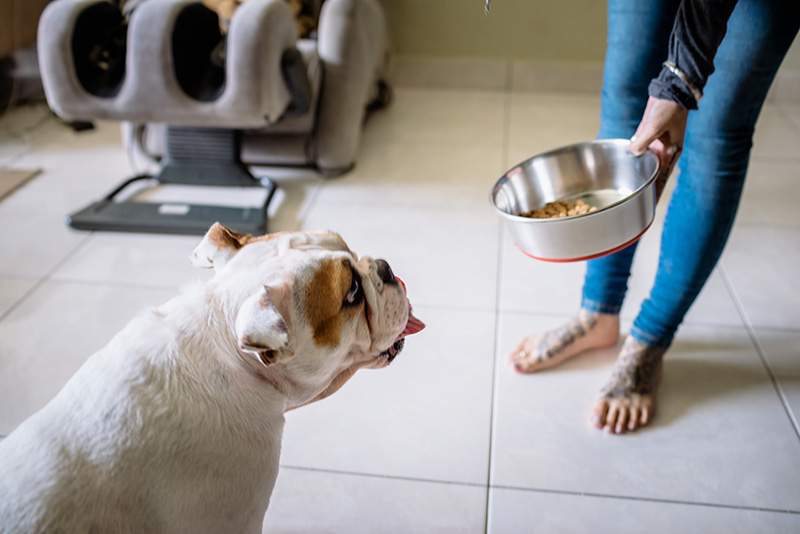
#> input picture segment/segment_anything_main/notebooks/images/dog.jpg, 800 x 534 px, given in place of gt.png, which was not available
$ python visual.py
#> lines starting #> are read from the running program, lines starting #| are printed output that depends on the picture; pictures that were not available may be replaced by others from this repository, and a replacement may not be noted
from PIL import Image
import numpy as np

def color_map():
    cmap = np.zeros((256, 3), dtype='uint8')
    cmap[0] = np.array([217, 217, 217])
    cmap[1] = np.array([125,186, 248])
    cmap[2] = np.array([252, 226, 142])
    cmap[3] = np.array([0, 0, 255])
    cmap[4] = np.array([0, 255, 0])
    return cmap

cmap = color_map()

def image_to_array(img):
    return np.asarray(img)

def resize_to_match(base, target):
    """Resize the target image to match the size of the base image."""
    base_width, base_height = base.size
    target = target.resize((base_width, base_height))
    return target

def compute_difference(img1, img2):
    return img1 - img2

def overlay_difference(original, diff):
    # Overlay the difference and clip values to be between 0 and 255
    return np.clip(original + diff, 0, 255)

def process_image_difference(gt_path, target_path, cmap):
    # Load the images
#> called with gt_path = 'gt.png', target_path = 'proposed.png', cmap = array of shape (256, 3)
    gt_img = Image.open(gt_path).convert('L')
    target_img = Image.open(target_path).convert('L')
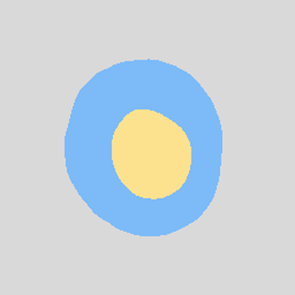
#> input picture segment/demo/color_convert/ablation/proposed.png, 295 x 295 px

    # Ensure the target image is the same size as the gt image
    target_img = resize_to_match(gt_img, target_img)

    # Convert the images to arrays
    gt_array = image_to_array(gt_img)
    target_array = image_to_array(target_img)

    # Compute the difference
    difference = compute_difference(target_array, gt_array)

    # Overlay the difference onto the original
    overlayed = overlay_difference(target_array, difference)

    # Convert overlayed image to indexed mode using the provided colormap
    indexed_img = Image.fromarray(overlayed.astype('uint8')).convert('P')
    indexed_img.putpalette(cmap.flatten().tolist())
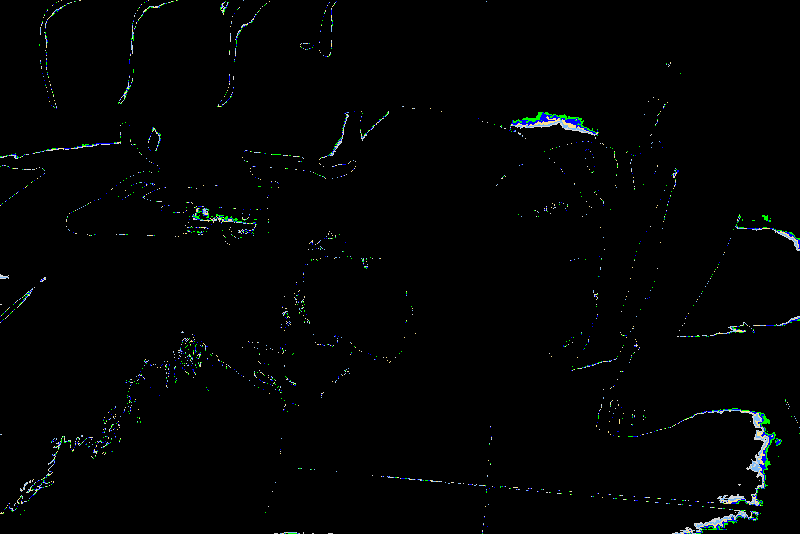
#> indexed_img: PIL image 800x534 P; mean R, G, B 2, 3.1, 3.1

    # Save the resulting image
    result_path = target_path.replace('.png', '_diff.png')
    indexed_img.save(result_path)

    print(f"Processed image saved as {result_path}")

# Process the images
process_image_difference('gt.png', 'proposed.png', cmap)
process_image_difference('gt.png', 'remove_D3CM.png', cmap)
#> call 2 of process_image_difference, with gt_path = 'gt.png', target_path = 'remove_D3CM.png', cmap = array of shape (256, 3)
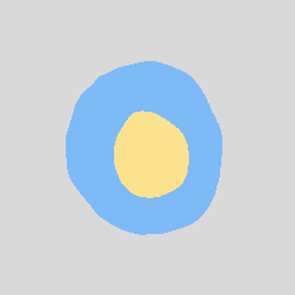
#> input picture segment/demo/color_convert/ablation/remove_D3CM.png, 295 x 295 px
process_image_difference('gt.png', 'remove_HFFRM.png', cmap)
#> call 3 of process_image_difference, with gt_path = 'gt.png', target_path = 'remove_HFFRM.png', cmap = array of shape (256, 3)
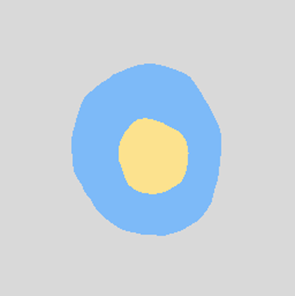
#> input picture segment/demo/color_convert/ablation/remove_HFFRM.png, 295 x 296 px
#> in resize_to_match (call 3), `target = target.resize((base_width, base_height))`:
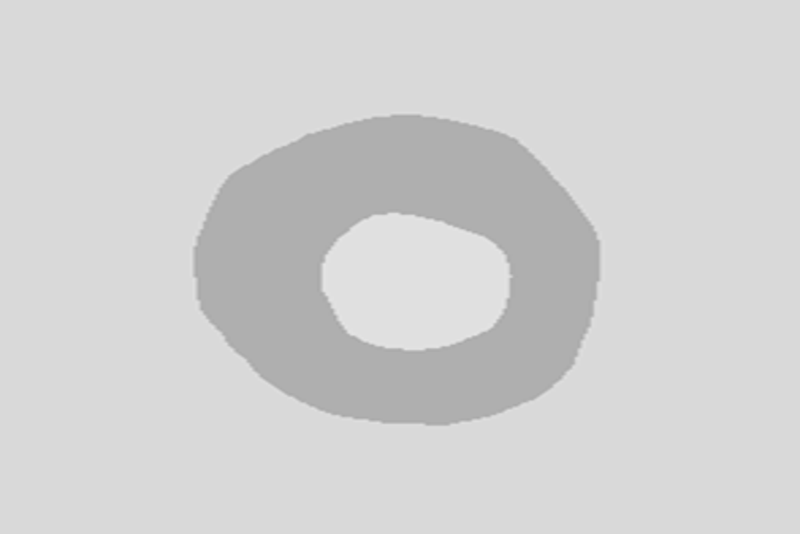
#> target: PIL image 800x534 L; min 167, max 230, mean 209.6
process_image_difference('gt.png', 'remove_LGAM.png', cmap)
#> call 4 of process_image_difference, with gt_path = 'gt.png', target_path = 'remove_LGAM.png', cmap = array of shape (256, 3)
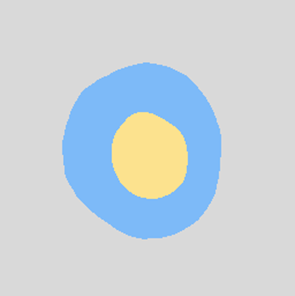
#> input picture segment/demo/color_convert/ablation/remove_LGAM.png, 295 x 296 px
#> in overlay_difference (call 4), `return np.clip(original + diff, 0, 255)`:
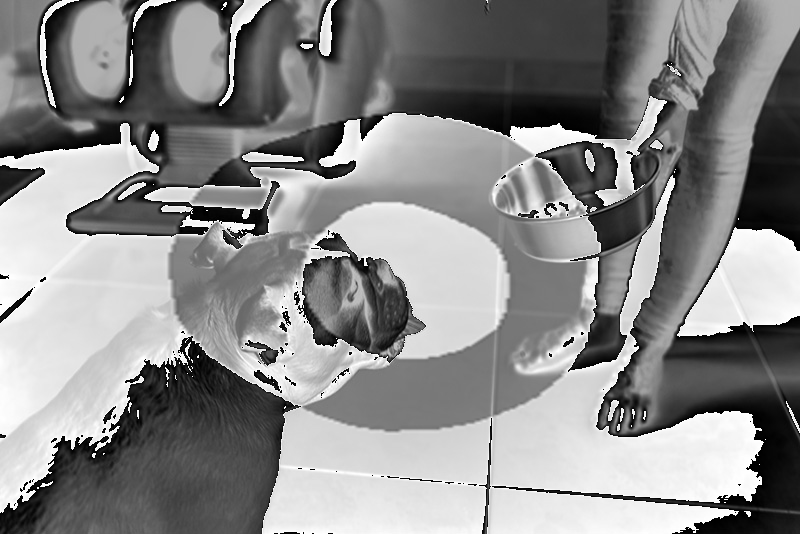
#> returned value: shape (534, 800); min 0, max 255, mean 138
